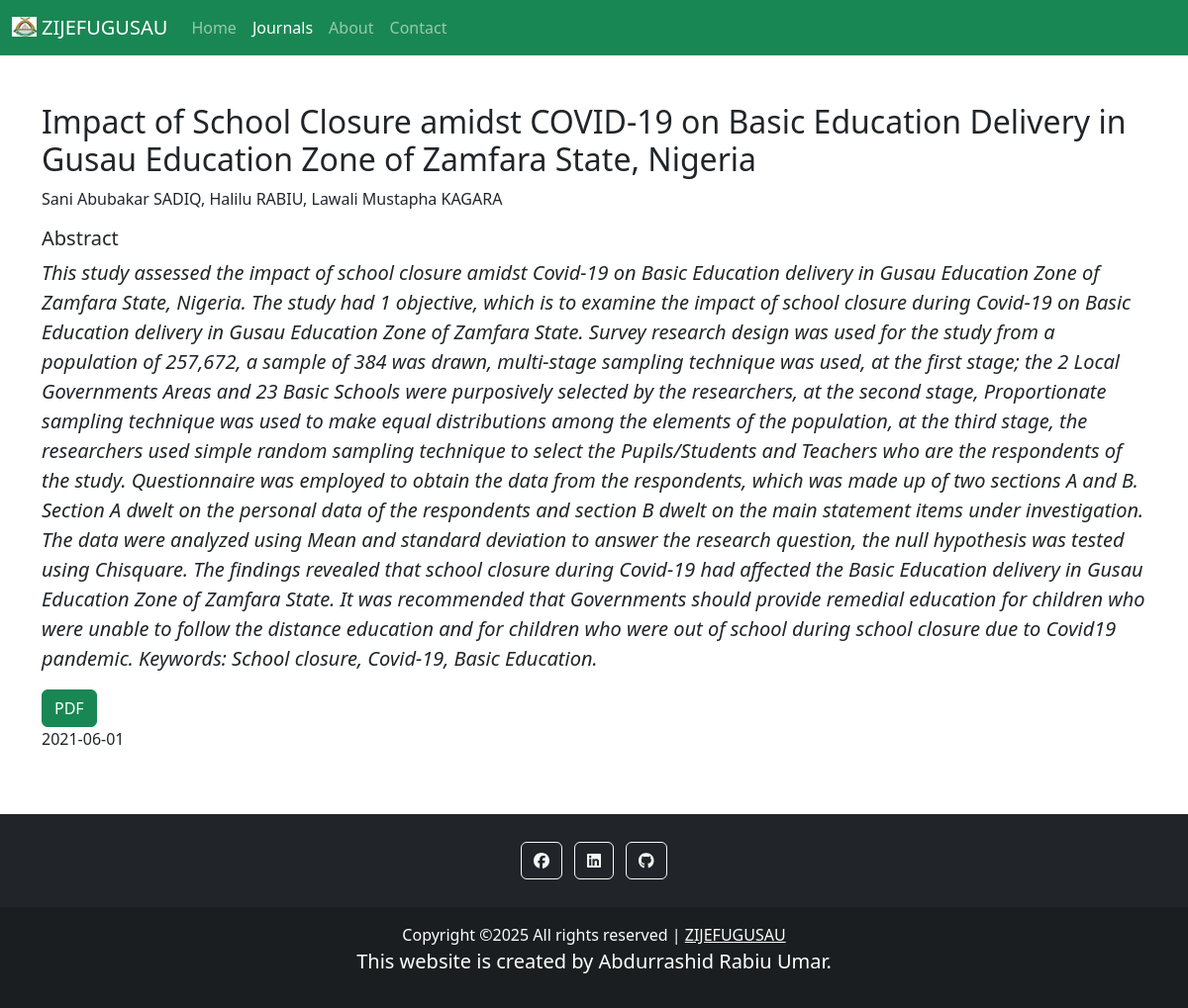
/read_article20.php, run on the app's committed database.
### tables this page shows
CREATE TABLE `articles` (
  `id` int(11) NOT NULL,
  `journals_id` int(11) NOT NULL,
  `author_name` varchar(300) NOT NULL,
  `article_name` varchar(300) NOT NULL,
  `abstract` text NOT NULL,
  `visible` tinyint(1) NOT NULL,
  `date` date NOT NULL,
  `pdf` varchar(300) NOT NULL
);

### read_article20.php (the view, shortened to what this page needs)
<?php
    require 'includes/connection.php';
?>
<!DOCTYPE html>
<html>
<head>
    <link rel='stylesheet' type='text/css' media='screen' href='css/styles.css'>
    <link rel='stylesheet' type='text/css' media='screen' href='css/bootstrap.css'>
    <link rel='stylesheet' type='text/css' media='screen' href='css/bootstrap.min.css'>
    <link rel='stylesheet' type='text/css' media='screen' href='fontawesome-free-6.2.0-web/css/all.css'>
    <link rel='stylesheet' type='text/css' media='screen' href='fontawesome-free-6.2.0-web/css/all.min.css'>
</head>
<body>
    <nav class="navbar navbar-dark bg-success navbar-expand-sm">
        <div class="container-fluid">
        <a class="navbar-brand" href="https://www.zijefugusau.com.ng"><img src="img/favicon.ico" alt=""style="height: 20px; width: 25px; margin-bottom: 5px; margin-right: 5px;">ZIJEFUGUSAU</a>
            <div class="collapse navbar-collapse" id="navbarNav">
                <ul class="navbar-nav">
                    <li class="nav-item">
                        <a class="nav-link" aria-current="page" href="index.php">Home</a>
                    </li>
                    <li class="nav-item">
                        <a class="nav-link active" aria-current="page" href="journals.php">Journals</a>
                    </li>
                    <li class="nav-item">
                        <a class="nav-link" aria-current="page" href="about.php">About</a>
                    </li>
                    <li class="nav-item">
                        <a class="nav-link" aria-current="page" href="contact.php">Contact</a>
                    </li>
                </ul>
            </div>
        </div>
    </nav>
    <div class="container mt-5 mb-5">
        <?php
            $query = "SELECT * FROM articles WHERE id = 20";
            $result = mysqli_query($conn, $query);
            while ($row = mysqli_fetch_assoc($result)){
                echo "<div class='row'>";
                    echo "<div class='col'>";
                        echo "<h2>{$row['article_name']}</h2>";
                        echo "<p>{$row['author_name']}</p>";
                        echo "<p class='h5'>Abstract</p>";
                        echo "<p class='lead fst-italic'>{$row['abstract']}</p>";
                        echo "<a href='pdf/{$row['pdf']}' class='btn btn-success'>PDF</a>";
                        echo "<p>{$row['date']}</p>";
                    echo "</div>";
                echo "</div>";
            }
        ?>
    </div>
    <footer class="bg-dark text-center text-white">
        <div class="container p-4 pb-0">
            <section class="mb-4">
            <a class="btn btn-outline-light btn-floating m-1" href="https://web.facebook.com/abdurrashid.rabiuumar.94" role="button">
                <i class="fab fa-facebook"></i>
            </a>
            <a class="btn btn-outline-light btn-floating m-1" href="https://www.linkedin.com/in/abdurrashid-rabiu-886220208/" role="button">
                <i class="fab fa-linkedin"></i>
            </a>
            <a class="btn btn-outline-light btn-floating m-1" href="https://github.com/Abdurrashid-Rabiu" role="button">
                <i class="fab fa-github"></i>
            </a>
            </section>
        </div>
        <div class="text-center p-3" style="background-color: rgba(0, 0, 0, 0.2);">
            Copyright &copy;<script>document.write(new Date().getFullYear());</script> All rights reserved | <a class="text-white" href="https://www.zijefugusau.com.ng">ZIJEFUGUSAU</a>
            <p class="lead">This website is created by Abdurrashid Rabiu Umar.</p>
        </div>
    </footer>
</body>
</html>

### css/styles.css (style rules this page uses)
img { height: 300px; width: 300px; }

### data on the page
articles: article_name "Impact of School Closure amidst COVID-19 on Basic Education Delivery in Gusau Education Zone of Zamfara State, Nigeria", author_name "Sani Abubakar SADIQ, Halilu RABIU, Lawali Mustapha KAGARA", abstract "This study assessed the impact of school closure amidst Covid-19 on Basic Education delivery in Gusau Education Zone of Zamfara State, Nigeria. The study had 1 objective, which is to examine the impact of school closure during Covid-19 on Basic Education delivery in Gusau Education Zone of Zamfara State. Survey research design was used for the study from a population of 257,672, a sample of 384 was drawn, multi-stage sampling technique was used, at the first stage; the 2 Local Governments Areas and 23 Basic Schools were purposively selected by the researchers, at the second stage, Proportionate sampling technique was used to make equal distributions among the elements of the population, at…", date "2021-06-01"
